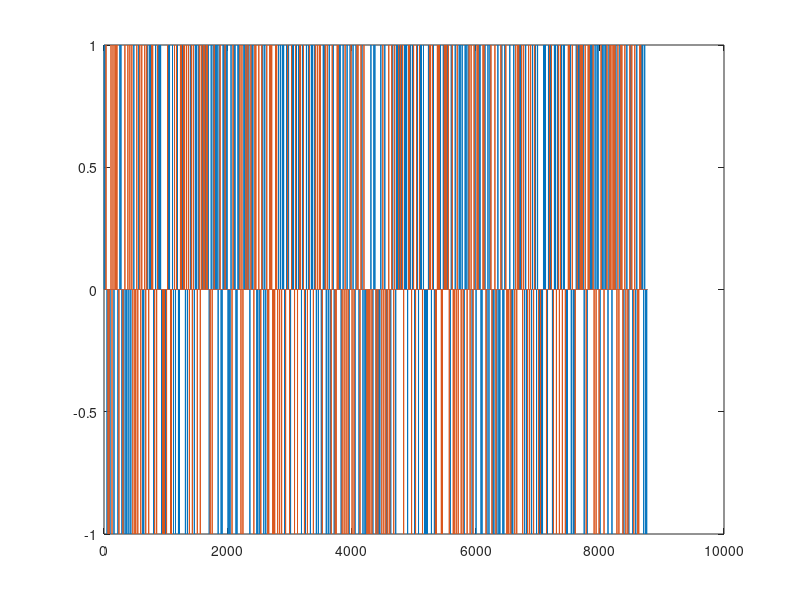

Recreate this plot in MATLAB. (Note: this script raises an error after producing the figure.)
clear all;
clc;
close all;

% inputs: 
% nInfoBits, nUniqueWordBits, nGaurdBits, upSampler 
% 
% Variables:
% nInfoBits = number of bits of information
% nUniqueWordBits = number of bits in unique word
% nGaurdBits = number of gaurd bits
% 
% burst = 
% burstSymbols
% QPSK modulation
% n=4
% Icomp, Qcomp
% modulatedSignal
% upSampler
% upSampledSignal
% dec


nInfoBits  = 1000;
nUniquewordBits = 96;
nGuardBits = 0;

infoBits = randi(0:1, 1, nInfoBits);
uniqueWord = randi(0:1, 1, nUniquewordBits);
guardBits = randi(0:1, nGuardBits);


%Burst Builder
burst=[guardBits uniqueWord infoBits guardBits];


% Modulation
n = 4;      % n-PSK modulation
% PSK symbols in binary sequence
IcompSymbol = zeros(1,n);
QcompSymbol = zeros(1,n);
for j=1:n
    IcompSymbol(j) = cos((j-1)*2*pi/n);
    QcompSymbol(j) = 1i*sin((j-1)*2*pi/n);
    PSKsymbolsBinary(j) = cos((j-1)*2*pi/n)+1i*sin((j-1)*2*pi/n);
end

% symbols arranging according to gray mapping
binarySequence = 0:n-1;
[graySequence, x] =  bin2gray(binarySequence','psk',n);
gray2bin = containers.Map(graySequence, binarySequence);
for j=1:n
    PSKsymbolsGray(j) = PSKsymbolsBinary(graySequence(j)+1);
end

% PSKsymbolsGray =  pskmod(0:n-1,n);
% IcompSymbol = real(PSKsymbolsGray);
% QcompSymbol = 1i*imag(PSKsymbolsGray);

% Convert Burst bits into symbols
bitsPerSymbol = log(n)/log(2);
for j=1:length(burst)/bitsPerSymbol
    dec = 0;
    for k=0:bitsPerSymbol-1          %binary to decimal conversion
        dec = dec*2^(k)+burst((j-1)*bitsPerSymbol+k+1);
    end
    burstSymbols(j) = dec;
end

% perform nPSK modulation
for j = 1:length(burstSymbols)
    modulatedSignal(j) = PSKsymbolsGray(burstSymbols(j)+1);
end


% up sampling
upSampler = 16;
upSamplingMatrix = [1 zeros(1,upSampler-1)];
upSampledSignal = kron(modulatedSignal, upSamplingMatrix);
%debug
x=upSampledSignal;
figure
plot(1:length(x),real(x));
hold on;
plot(1:length(x),imag(x));
%

% raised cosine filter and interpolation
[NUM DEN] = rcosine(1, 16, 'normal', 0.35);
interpolatedSignal = conv(NUM, upSampledSignal);
% resizing the interpolatedSignal. remove extra bits 
interpolatedSignal = interpolatedSignal(.5*(length(NUM)-1)+1:length(interpolatedSignal)-.5*(length(NUM)-1));

%debug
length(interpolatedSignal)
x=interpolatedSignal;
figure
plot(1:length(x),real(x));
hold on;
plot(1:length(x),imag(x));
%
figure;
histogram(real(x));
figure;
histogram(imag(x));
figure;
histogram(abs(real(x)));
%


%Channel Design



%channel g_t


